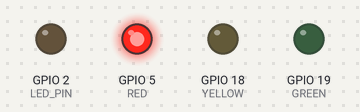
This program was run on a simulated ESP32. Shown: output pins drawn as LEDs (lit = HIGH). What the program prints to the serial monitor is not drawn.

Above: at 0.1 s.
Timing chart, 0 to 1.6 s (numbered marks = the images above):
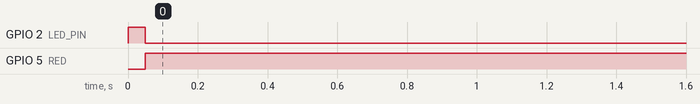

Measured:
- by itself, GPIO 2 (LED_PIN): LOW → HIGH at 0.00 s, → LOW 0.05 s later
- by itself, GPIO 5 (RED): LOW → HIGH at 0.05 s

The program:

main.cpp
```cpp
#include <Arduino.h>

// PARAMETROS
int MAX = 2971;// MAX 2971  0 % MOLHADO
int MIN = 1000;// MIN 1000 100% MOLHADO

//PINOS
#define SENSOR 35
#define RED 5
#define YELLOW 18
#define GREEN 19
#define LED_PIN 2


void setup() {
  Serial.begin(115200);
  pinMode(SENSOR, INPUT);
  pinMode(RED, OUTPUT);
  pinMode(YELLOW, OUTPUT);
  pinMode(GREEN, OUTPUT);
  pinMode(LED_PIN, OUTPUT);
}

void loop() {
  int leitura = analogRead(SENSOR);
  int percentage = map(leitura, MIN, MAX, 100, 0);
  Serial.println(percentage);
  digitalWrite(LED_PIN, HIGH);
  delay(50);
  digitalWrite(LED_PIN, LOW);
    if (percentage < 60) {
    Serial.println("RED");
    digitalWrite(RED, HIGH);
    digitalWrite(YELLOW, LOW);
    digitalWrite(GREEN, LOW);
  } else if (percentage >= 70 && percentage < 80) {
    Serial.println("YELLOW");
    digitalWrite(RED, LOW);
    digitalWrite(YELLOW, HIGH);
    digitalWrite(GREEN, LOW);
  } else {
    Serial.println("GREEN");
    digitalWrite(RED, LOW);
    digitalWrite(YELLOW, LOW);
    digitalWrite(GREEN, HIGH);
  }
  delay(5*60*1000);
}
```
